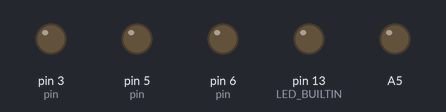
Simulated run of this sketch. Board: Arduino Nano, built with avr-gcc and run on an emulated ATmega328P. On the bench: output pins drawn as LEDs (lit = HIGH).

Above: at 0.05 s.
At 0.7 s:
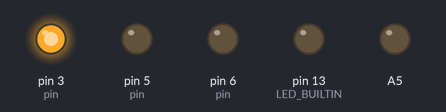
At 1.4 s:
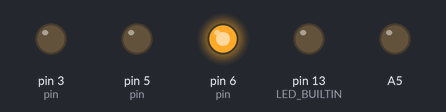
At 2.75 s:
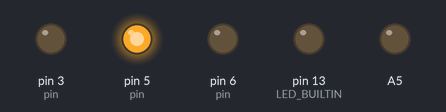
Timing chart, 0 to 6.4 s (numbered marks = the images above):
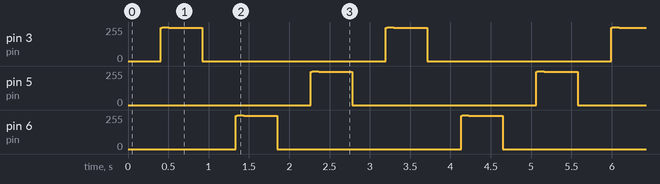

Measured:
- by itself, pin 3 (pin), pin 5 (pin), pin 6 (pin): repeats every 2.8 s: 253/255 0.01 s, 254/255 0.06 s, 253/255 0.02 s, 251/255 0.42 s, 0/255 2.3 s, 251/255 0.02 s

The sketch:

RGBWave_SCT_.ino
```cpp
int red = 6;
int green = 5;
int blue = 3;
int t = 0;
int pin = 3;

void setup()
{
  pinMode(LED_BUILTIN, OUTPUT);
  pinMode(A6, OUTPUT);
  pinMode(A5, OUTPUT);
  pinMode(A7, OUTPUT);
}

void loop()
{
  t=t+1;
  if(t>180) {t=0;
    switch (pin) {
      case 3:
        pin = 6;
        break;
      case 6:
        pin = 5;
        break;
      default:
        pin = 3;
        break;
    }
  };
  analogWrite(pin, sin(t * (PI/180))*255);
  delay(5);
}
```
